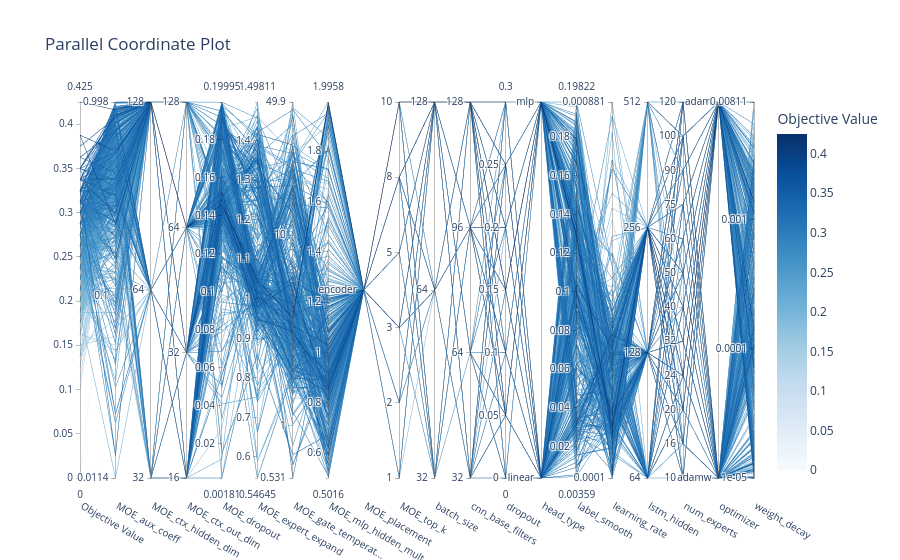

Notebook code for this chart:
### Code cell
# 3. Parallel Coordinate Plot (Visualizes high-dimensional relationships)
fig_parallel = plot_parallel_coordinate(study)
fig_parallel.show()

### Figure 1 — Plotly figure (JSON) as saved in the notebook; plotly's stock layout.template omitted (floating-point values rounded to 4 significant figures; data arrays with more than 128 entries replaced by an {"elided": "..."} marker saying what was removed)
{"data": [{"dimensions": [{"label": "Objective Value", "range": [0, 0.425], "values": {"elided": "600 float values"}}, {"label": "MOE_aux_coeff", "range": [-1.943, -0.0008277], "ticktext": ["0.0114", "0.1", "0.998"], "tickvals": [-1.943, -1, -0.0008277], "values": {"elided": "600 float values"}}, {"label": "MOE_ctx_hidden_dim", "range": [0, 2], "ticktext": ["32", "64", "128"], "tickvals": [0, 1, 2], "values": {"elided": "600 int values"}}, {"label": "MOE_ctx_out_dim", "range": [0, 3], "ticktext": ["16", "32", "64", "128"], "tickvals": [0, 1, 2, 3], "values": {"elided": "600 int values"}}, {"label": "MOE_dropout", "range": [0.001813, 0.1999], "values": {"elided": "600 float values"}}, {"label": "MOE_expert_expand", "range": [0.5465, 1.498], "values": {"elided": "600 float values"}}, {"label": "MOE_gate_temperat...", "range": [-0.2747, 1.698], "ticktext": ["0.531", "1", "10", "49.9"], "tickvals": [-0.2747, 0, 1, 1.698], "values": {"elided": "600 float values"}}, {"label": "MOE_mlp_hidden_mult", "range": [0.5016, 1.996], "values": {"elided": "600 float values"}}, {"label": "MOE_placement", "range": [0, 0], "ticktext": ["encoder"], "tickvals": [0], "values": {"elided": "600 int values"}}, {"label": "MOE_top_k", "range": [0, 5], "ticktext": ["1", "2", "3", "5", "8", "10"], "tickvals": [0, 1, 2, 3, 4, 5], "values": {"elided": "600 int values"}}, {"label": "batch_size", "range": [0, 2], "ticktext": ["32", "64", "128"], "tickvals": [0, 1, 2], "values": {"elided": "600 int values"}}, {"label": "cnn_base_filters", "range": [0, 3], "ticktext": ["32", "64", "96", "128"], "tickvals": [0, 1, 2, 3], "values": {"elided": "600 int values"}}, {"label": "dropout", "range": [0, 0.3], "values": {"elided": "600 float values"}}, {"label": "head_type", "range": [0, 1], "ticktext": ["linear", "mlp"], "tickvals": [0, 1], "values": {"elided": "600 int values"}}, {"label": "label_smooth", "range": [0.003592, 0.1982], "values": {"elided": "600 float values"}}, {"label": "learning_rate", "range": [-3.998, -3.055], "ticktext": ["0.0001", "0.000881"], "tickvals": [-3.998, -3.055], "values": {"elided": "600 float values"}}, {"label": "lstm_hidden", "range": [0, 3], "ticktext": ["64", "128", "256", "512"], "tickvals": [0, 1, 2, 3], "values": {"elided": "600 int values"}}, {"label": "num_experts", "range": [0, 11], "ticktext": ["10", "16", "20", "24", "32", "40", "50", "60", "75", "90", "100", "120"], "tickvals": [0, 1, 2, 3, 4, 5, 6, 7, 8, 9, 10, 11], "values": {"elided": "600 int values"}}, {"label": "optimizer", "range": [0, 1], "ticktext": ["adamw", "adam"], "tickvals": [0, 1], "values": {"elided": "600 int values"}}, {"label": "weight_decay", "range": [-5.0, -2.091], "ticktext": ["1e-05", "0.0001", "0.001", "0.00811"], "tickvals": [-5.0, -4, -3, -2.091], "values": {"elided": "600 float values"}}], "labelangle": 30, "labelside": "bottom", "line": {"color": {"elided": "600 float values"}, "colorbar": {"title": {"text": "Objective Value"}}, "colorscale": [[0, "rgb(247,251,255)"], [0.125, "rgb(222,235,247)"], [0.25, "rgb(198,219,239)"], [0.375, "rgb(158,202,225)"], [0.5, "rgb(107,174,214)"], [0.625, "rgb(66,146,198)"], [0.75, "rgb(33,113,181)"], [0.875, "rgb(8,81,156)"], [1, "rgb(8,48,107)"]], "reversescale": false, "showscale": true}, "type": "parcoords"}], "layout": {"title": {"text": "Parallel Coordinate Plot"}}}
